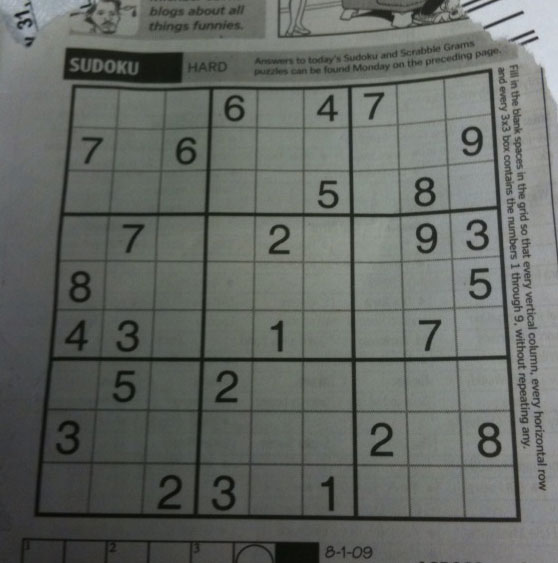
#> input picture data/sudoku.png, 558 x 563 px
$ python 25-canny_edge_detection.py
#> lines starting #> are read from the running program, lines starting #| are printed output that depends on the picture
import cv2
import numpy as np

image = cv2.imread('data/sudoku.png', 0)
#> image: shape (563, 558); min 7, max 218, mean 101.8

blur = cv2.bilateralFilter(image, 7, 75, 75)

edges = cv2.Canny(blur, 70, 200)
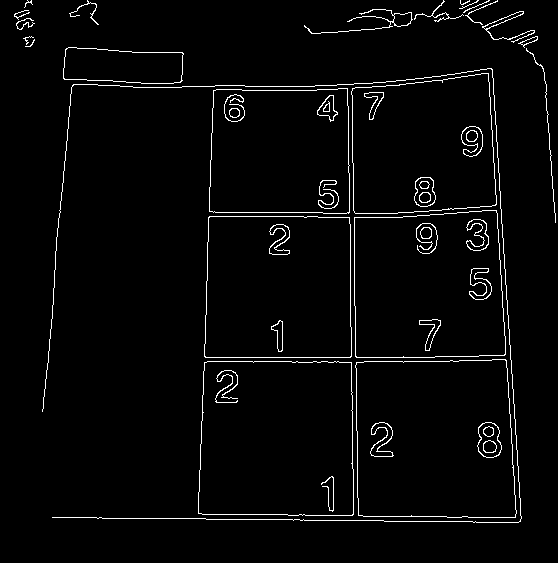
#> edges: shape (563, 558); 2.8% white in thin lines or dots

cv2.imshow("Original", image)
cv2.imshow("Edges", edges)
cv2.waitKey(0)
